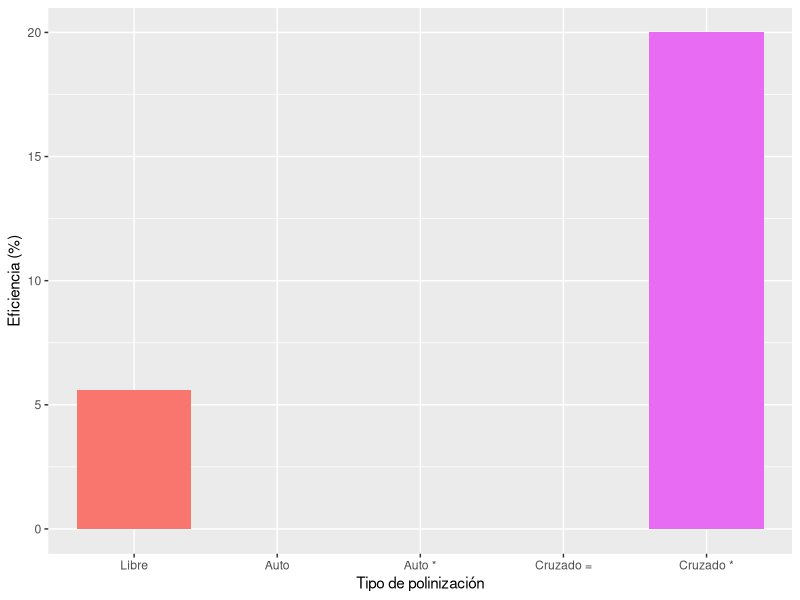

Recreate this plot in R.
## ---- chunk 1
knitr::opts_chunk$set(warning = FALSE, message = FALSE, echo = FALSE)
setwd("C:/Users/um/Documents/ipovilonis/Doc/6 - Producción/web/ipovilonis.github.io")
data<-read.delim("poliniza.txt")

data$Tratamiento<-as.factor(data$Tratamiento)
data$Ef<-as.numeric(data$Ef)
data$Tratamiento<-factor(data$Tratamiento,levels=c("Libre", "Auto","Auto *", "Cruzado =","Cruzado *"))
library(ggplot2)
color=c("gold","darkblue","darkgreen","pink","ligthblue")
G<-ggplot(data=data, aes(x=Tratamiento, y=Ef, fill=Tratamiento)) +
  geom_bar(stat="identity", position="stack", width=0.8) +
  labs(y="Eficiencia (%)", x="Tipo de polinización")+
  scale_color_manual(values = color)+
  theme(legend.position = "none")
G
